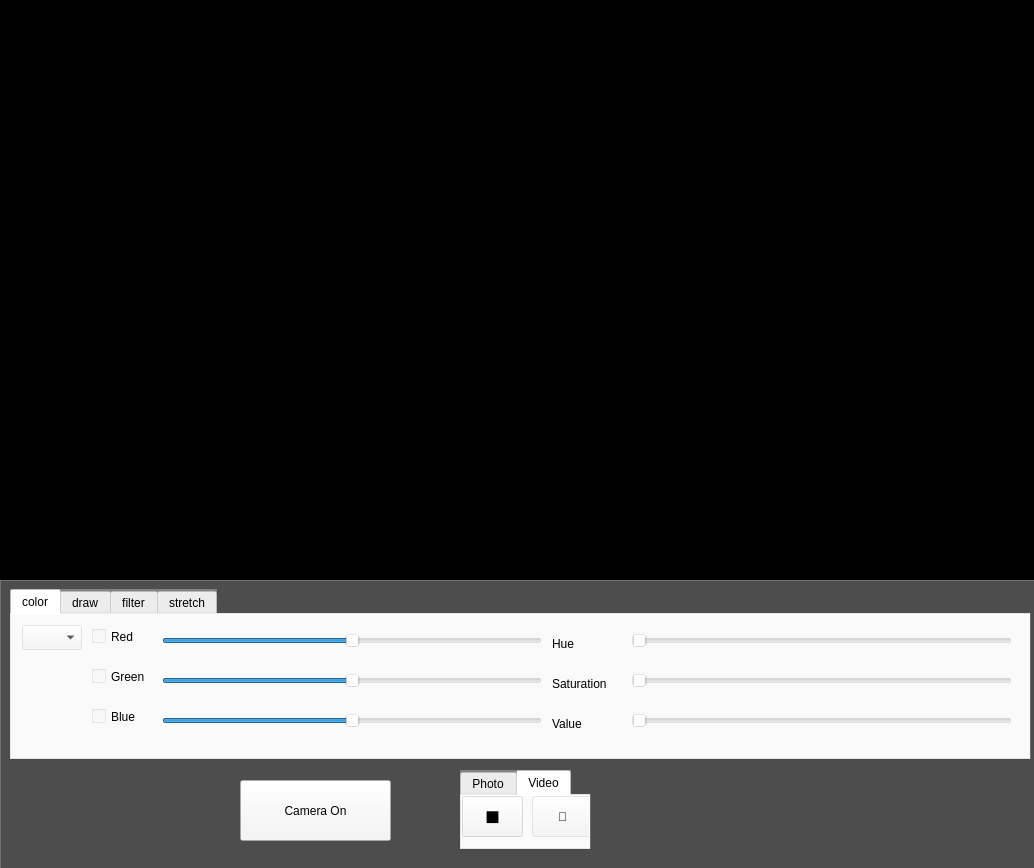
<?xml version="1.0" encoding="UTF-8"?>
<ui version="4.0">
 <class>Dialog</class>
 <widget class="QDialog" name="Dialog">
  <property name="geometry">
   <rect>
    <x>0</x>
    <y>0</y>
    <width>1034</width>
    <height>868</height>
   </rect>
  </property>
  <property name="windowTitle">
   <string>Dialog</string>
  </property>
  <property name="styleSheet">
   <string notr="true">background-color:rgb(0, 0, 0)</string>
  </property>
  <widget class="QFrame" name="frame">
   <property name="geometry">
    <rect>
     <x>0</x>
     <y>580</y>
     <width>1071</width>
     <height>301</height>
    </rect>
   </property>
   <property name="styleSheet">
    <string notr="true">background-color: rgba(246, 245, 244, 80);</string>
   </property>
   <property name="frameShape">
    <enum>QFrame::StyledPanel</enum>
   </property>
   <property name="frameShadow">
    <enum>QFrame::Raised</enum>
   </property>
   <widget class="QTabWidget" name="tabWidget">
    <property name="geometry">
     <rect>
      <x>10</x>
      <y>9</y>
      <width>1021</width>
      <height>171</height>
     </rect>
    </property>
    <property name="currentIndex">
     <number>0</number>
    </property>
    <widget class="QWidget" name="color">
     <attribute name="title">
      <string>color</string>
     </attribute>
     <widget class="QSlider" name="Rslider">
      <property name="geometry">
       <rect>
        <x>150</x>
        <y>10</y>
        <width>380</width>
        <height>31</height>
       </rect>
      </property>
      <property name="minimum">
       <number>-255</number>
      </property>
      <property name="maximum">
       <number>255</number>
      </property>
      <property name="orientation">
       <enum>Qt::Horizontal</enum>
      </property>
     </widget>
     <widget class="QSlider" name="Gslider">
      <property name="geometry">
       <rect>
        <x>150</x>
        <y>50</y>
        <width>380</width>
        <height>31</height>
       </rect>
      </property>
      <property name="minimum">
       <number>-255</number>
      </property>
      <property name="maximum">
       <number>255</number>
      </property>
      <property name="orientation">
       <enum>Qt::Horizontal</enum>
      </property>
     </widget>
     <widget class="QSlider" name="Bslider">
      <property name="geometry">
       <rect>
        <x>150</x>
        <y>90</y>
        <width>380</width>
        <height>31</height>
       </rect>
      </property>
      <property name="minimum">
       <number>-255</number>
      </property>
      <property name="maximum">
       <number>255</number>
      </property>
      <property name="orientation">
       <enum>Qt::Horizontal</enum>
      </property>
     </widget>
     <widget class="QCheckBox" name="Rcheck">
      <property name="geometry">
       <rect>
        <x>80</x>
        <y>10</y>
        <width>61</width>
        <height>23</height>
       </rect>
      </property>
      <property name="text">
       <string>Red</string>
      </property>
     </widget>
     <widget class="QCheckBox" name="Gcheck">
      <property name="geometry">
       <rect>
        <x>80</x>
        <y>50</y>
        <width>61</width>
        <height>23</height>
       </rect>
      </property>
      <property name="text">
       <string>Green</string>
      </property>
     </widget>
     <widget class="QCheckBox" name="Bcheck">
      <property name="geometry">
       <rect>
        <x>80</x>
        <y>90</y>
        <width>61</width>
        <height>23</height>
       </rect>
      </property>
      <property name="text">
       <string>Blue</string>
      </property>
     </widget>
     <widget class="QSlider" name="Hslider">
      <property name="geometry">
       <rect>
        <x>620</x>
        <y>10</y>
        <width>380</width>
        <height>31</height>
       </rect>
      </property>
      <property name="orientation">
       <enum>Qt::Horizontal</enum>
      </property>
     </widget>
     <widget class="QSlider" name="Sslider">
      <property name="geometry">
       <rect>
        <x>620</x>
        <y>50</y>
        <width>380</width>
        <height>31</height>
       </rect>
      </property>
      <property name="orientation">
       <enum>Qt::Horizontal</enum>
      </property>
     </widget>
     <widget class="QSlider" name="Vslider">
      <property name="geometry">
       <rect>
        <x>620</x>
        <y>90</y>
        <width>380</width>
        <height>31</height>
       </rect>
      </property>
      <property name="orientation">
       <enum>Qt::Horizontal</enum>
      </property>
     </widget>
     <widget class="QComboBox" name="colorDetail">
      <property name="geometry">
       <rect>
        <x>10</x>
        <y>10</y>
        <width>60</width>
        <height>25</height>
       </rect>
      </property>
     </widget>
     <widget class="QLabel" name="Hue">
      <property name="geometry">
       <rect>
        <x>540</x>
        <y>20</y>
        <width>67</width>
        <height>17</height>
       </rect>
      </property>
      <property name="text">
       <string>Hue</string>
      </property>
     </widget>
     <widget class="QLabel" name="Saturation">
      <property name="geometry">
       <rect>
        <x>540</x>
        <y>60</y>
        <width>67</width>
        <height>17</height>
       </rect>
      </property>
      <property name="text">
       <string>Saturation</string>
      </property>
     </widget>
     <widget class="QLabel" name="Value">
      <property name="geometry">
       <rect>
        <x>540</x>
        <y>100</y>
        <width>67</width>
        <height>17</height>
       </rect>
      </property>
      <property name="text">
       <string>Value</string>
      </property>
     </widget>
    </widget>
    <widget class="QWidget" name="draw">
     <attribute name="title">
      <string>draw</string>
     </attribute>
     <widget class="QComboBox" name="comboBox">
      <property name="geometry">
       <rect>
        <x>20</x>
        <y>40</y>
        <width>291</width>
        <height>41</height>
       </rect>
      </property>
     </widget>
     <widget class="QPushButton" name="erase_all">
      <property name="geometry">
       <rect>
        <x>120</x>
        <y>100</y>
        <width>89</width>
        <height>25</height>
       </rect>
      </property>
      <property name="text">
       <string>erase all</string>
      </property>
     </widget>
     <widget class="QPushButton" name="erase">
      <property name="geometry">
       <rect>
        <x>20</x>
        <y>100</y>
        <width>89</width>
        <height>25</height>
       </rect>
      </property>
      <property name="text">
       <string>erase</string>
      </property>
     </widget>
     <widget class="QPushButton" name="crop">
      <property name="geometry">
       <rect>
        <x>220</x>
        <y>100</y>
        <width>89</width>
        <height>25</height>
       </rect>
      </property>
      <property name="text">
       <string>crop</string>
      </property>
     </widget>
     <widget class="QLabel" name="label">
      <property name="geometry">
       <rect>
        <x>20</x>
        <y>10</y>
        <width>111</width>
        <height>17</height>
       </rect>
      </property>
      <property name="text">
       <string>Shape Select</string>
      </property>
     </widget>
    </widget>
    <widget class="QWidget" name="filter">
     <attribute name="title">
      <string>filter</string>
     </attribute>
     <widget class="QComboBox" name="comboBox_2">
      <property name="geometry">
       <rect>
        <x>20</x>
        <y>40</y>
        <width>281</width>
        <height>41</height>
       </rect>
      </property>
     </widget>
     <widget class="QLabel" name="label_2">
      <property name="geometry">
       <rect>
        <x>20</x>
        <y>10</y>
        <width>111</width>
        <height>17</height>
       </rect>
      </property>
      <property name="text">
       <string>Filter Select</string>
      </property>
     </widget>
    </widget>
    <widget class="QWidget" name="stretch">
     <attribute name="title">
      <string>stretch</string>
     </attribute>
    </widget>
   </widget>
   <widget class="QTabWidget" name="tabWidget_2">
    <property name="geometry">
     <rect>
      <x>460</x>
      <y>190</y>
      <width>131</width>
      <height>80</height>
     </rect>
    </property>
    <property name="maximumSize">
     <size>
      <width>151</width>
      <height>80</height>
     </size>
    </property>
    <property name="currentIndex">
     <number>1</number>
    </property>
    <widget class="QWidget" name="camera">
     <attribute name="title">
      <string>Photo</string>
     </attribute>
     <widget class="QPushButton" name="shot">
      <property name="geometry">
       <rect>
        <x>0</x>
        <y>0</y>
        <width>61</width>
        <height>41</height>
       </rect>
      </property>
      <property name="styleSheet">
       <string notr="true">font: 20pt &quot;Ubuntu&quot;;</string>
      </property>
      <property name="text">
       <string>📸</string>
      </property>
     </widget>
     <widget class="QPushButton" name="photoFile">
      <property name="geometry">
       <rect>
        <x>70</x>
        <y>0</y>
        <width>61</width>
        <height>41</height>
       </rect>
      </property>
      <property name="styleSheet">
       <string notr="true">font: 20pt &quot;Ubuntu&quot;;</string>
      </property>
      <property name="text">
       <string>📂</string>
      </property>
     </widget>
    </widget>
    <widget class="QWidget" name="video">
     <attribute name="title">
      <string>Video</string>
     </attribute>
     <widget class="QPushButton" name="Start">
      <property name="geometry">
       <rect>
        <x>0</x>
        <y>0</y>
        <width>61</width>
        <height>41</height>
       </rect>
      </property>
      <property name="styleSheet">
       <string notr="true">font: 20pt &quot;Ubuntu&quot;;</string>
      </property>
      <property name="text">
       <string>🔴</string>
      </property>
     </widget>
     <widget class="QPushButton" name="videoFile">
      <property name="geometry">
       <rect>
        <x>70</x>
        <y>0</y>
        <width>61</width>
        <height>41</height>
       </rect>
      </property>
      <property name="styleSheet">
       <string notr="true">font: 20pt &quot;Ubuntu&quot;;</string>
      </property>
      <property name="text">
       <string>📂</string>
      </property>
     </widget>
     <widget class="QPushButton" name="Stop">
      <property name="geometry">
       <rect>
        <x>0</x>
        <y>0</y>
        <width>61</width>
        <height>41</height>
       </rect>
      </property>
      <property name="styleSheet">
       <string notr="true">font: 20pt &quot;Ubuntu&quot;;</string>
      </property>
      <property name="text">
       <string>⬛️</string>
      </property>
     </widget>
    </widget>
   </widget>
   <widget class="QPushButton" name="Camonoff">
    <property name="geometry">
     <rect>
      <x>240</x>
      <y>200</y>
      <width>151</width>
      <height>61</height>
     </rect>
    </property>
    <property name="text">
     <string>Camera On</string>
    </property>
   </widget>
  </widget>
  <widget class="QLabel" name="Frame">
   <property name="geometry">
    <rect>
     <x>0</x>
     <y>10</y>
     <width>1021</width>
     <height>561</height>
    </rect>
   </property>
   <property name="text">
    <string>TextLabel</string>
   </property>
  </widget>
 </widget>
 <resources/>
 <connections/>
</ui>
